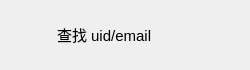
<?xml version="1.0" encoding="UTF-8"?>
<ui version="4.0">
 <class>AddUserItem</class>
 <widget class="QWidget" name="AddUserItem">
  <property name="geometry">
   <rect>
    <x>0</x>
    <y>0</y>
    <width>250</width>
    <height>70</height>
   </rect>
  </property>
  <property name="minimumSize">
   <size>
    <width>250</width>
    <height>70</height>
   </size>
  </property>
  <property name="maximumSize">
   <size>
    <width>250</width>
    <height>70</height>
   </size>
  </property>
  <property name="windowTitle">
   <string>Form</string>
  </property>
  <layout class="QHBoxLayout" name="horizontalLayout">
   <item>
    <widget class="QLabel" name="add_tip">
     <property name="minimumSize">
      <size>
       <width>40</width>
       <height>40</height>
      </size>
     </property>
     <property name="maximumSize">
      <size>
       <width>40</width>
       <height>40</height>
      </size>
     </property>
     <property name="text">
      <string/>
     </property>
    </widget>
   </item>
   <item>
    <widget class="QLabel" name="message_tip">
     <property name="text">
      <string>&lt;html&gt;&lt;head/&gt;&lt;body&gt;&lt;p&gt;&lt;span style=&quot; font-size:11pt;&quot;&gt;查找 uid/email&lt;/span&gt;&lt;/p&gt;&lt;/body&gt;&lt;/html&gt;</string>
     </property>
    </widget>
   </item>
   <item>
    <widget class="QLabel" name="right_tip">
     <property name="minimumSize">
      <size>
       <width>30</width>
       <height>30</height>
      </size>
     </property>
     <property name="maximumSize">
      <size>
       <width>30</width>
       <height>30</height>
      </size>
     </property>
     <property name="text">
      <string/>
     </property>
    </widget>
   </item>
  </layout>
 </widget>
 <resources/>
 <connections/>
</ui>
